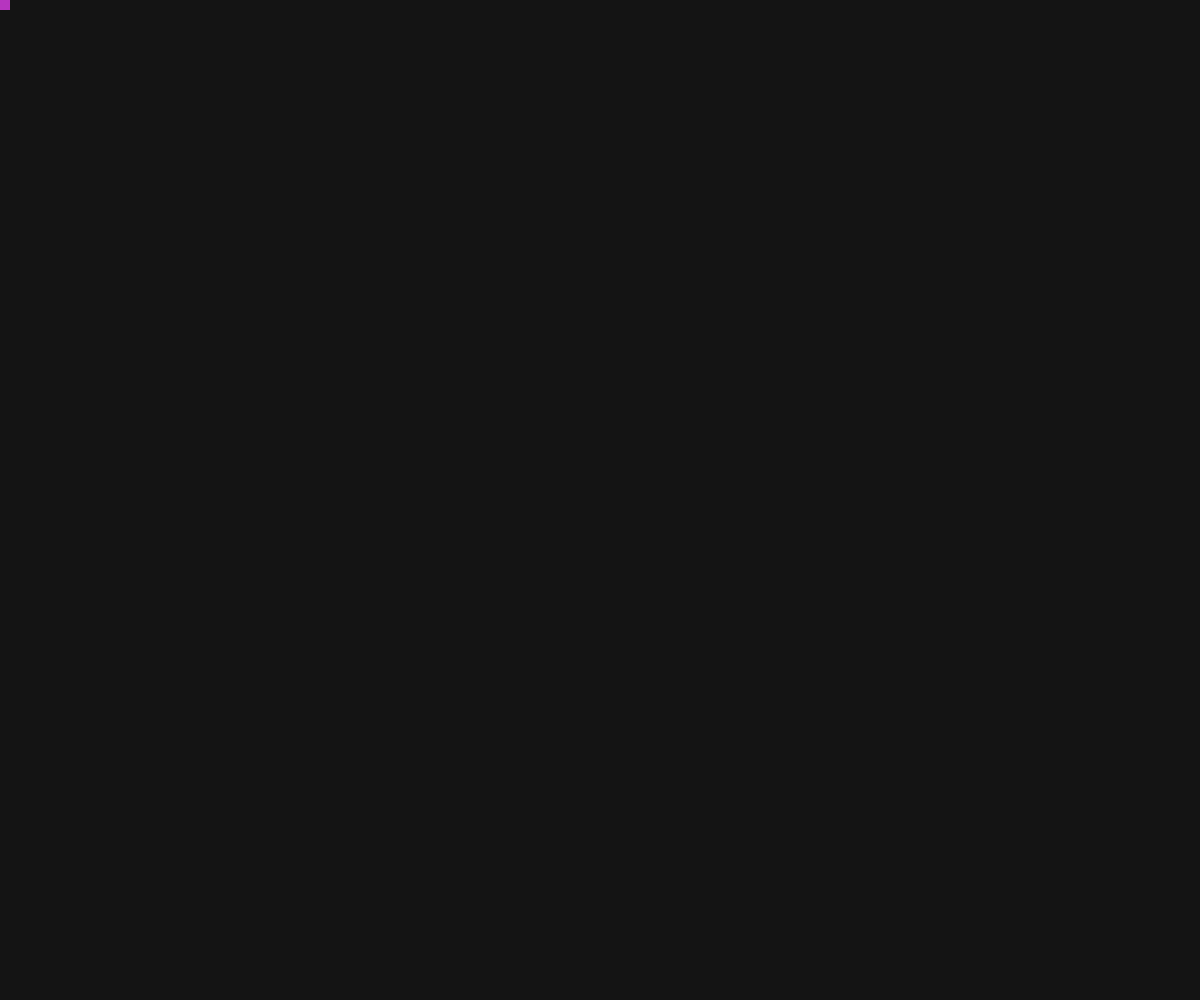
Frame 1 (no input)
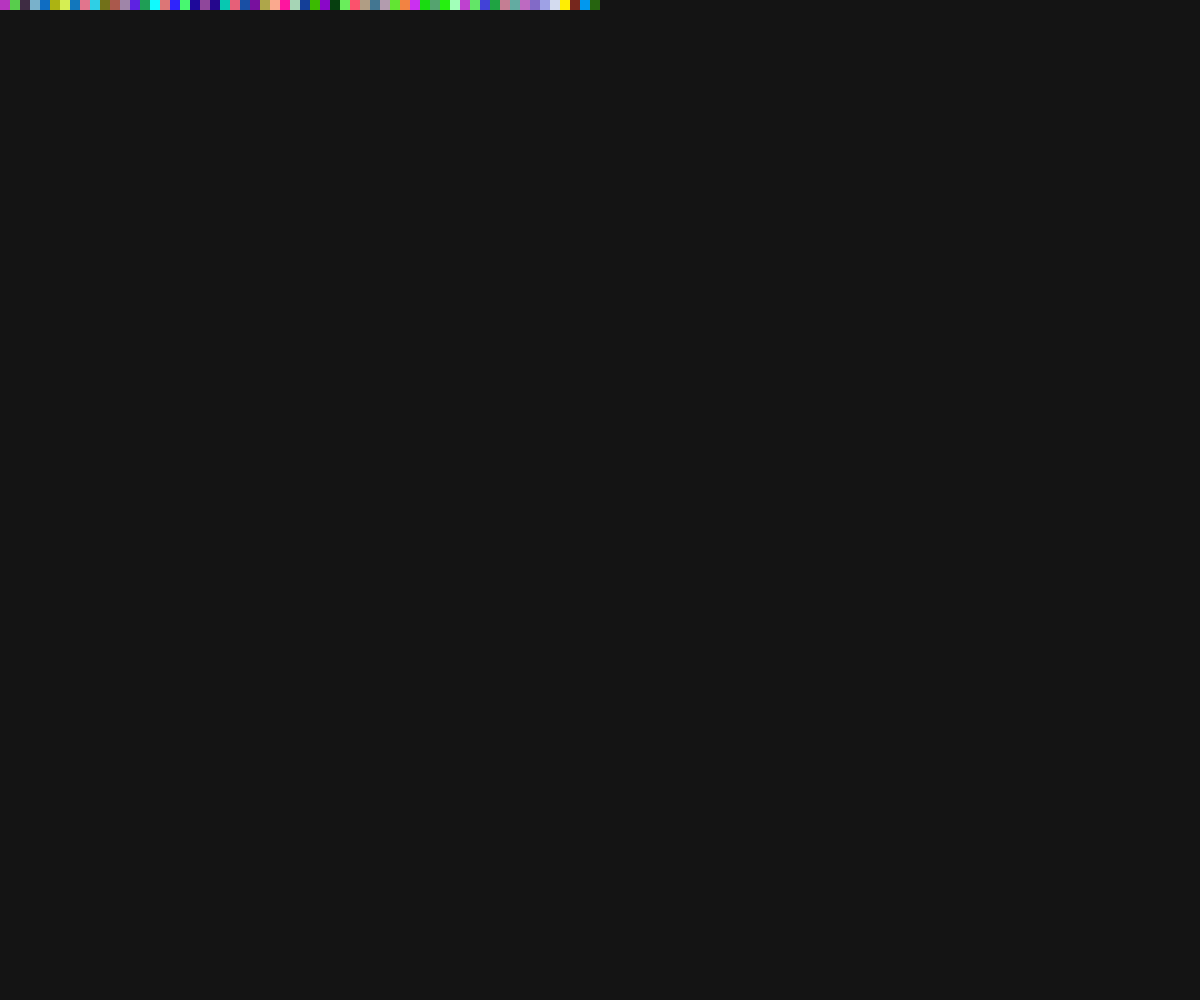
Frame 60 (no input)
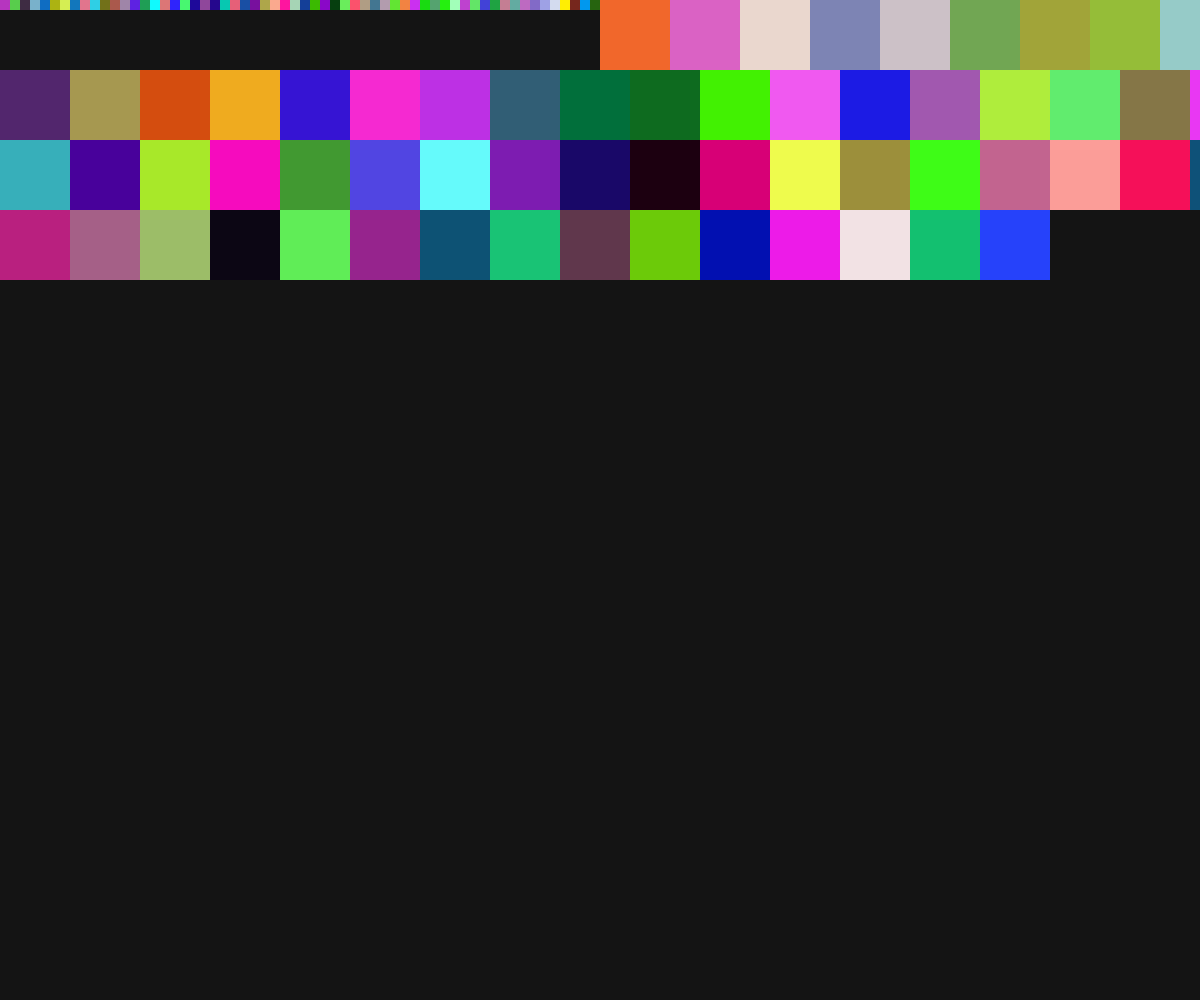
Frame 120 (the mouse pressed at the canvas centre since frame 60)

The p5.js sketch that drew these frames (run headless with seeded random() and noise() and a simulated clock; from frame 60 on, the mouse is pressed at the canvas centre):

// p5.js sketch
// ── sketch.js
let x, y, size;

function setup() {
  createCanvas(innerWidth, innerHeight);
  noStroke();
  background(20);
  x = 0;
  y = 0;
  size = 20;
}

function draw() {
  size = 10 + mouseX / 10;
  fill(random(255), random(255), random(255));
  rect(x, y, size, size);
  x = x + size;
  if (x > width) {
    x = 0;
    y = y + size;
  }
  if (y > height) {
    y = 0;
  }
}
